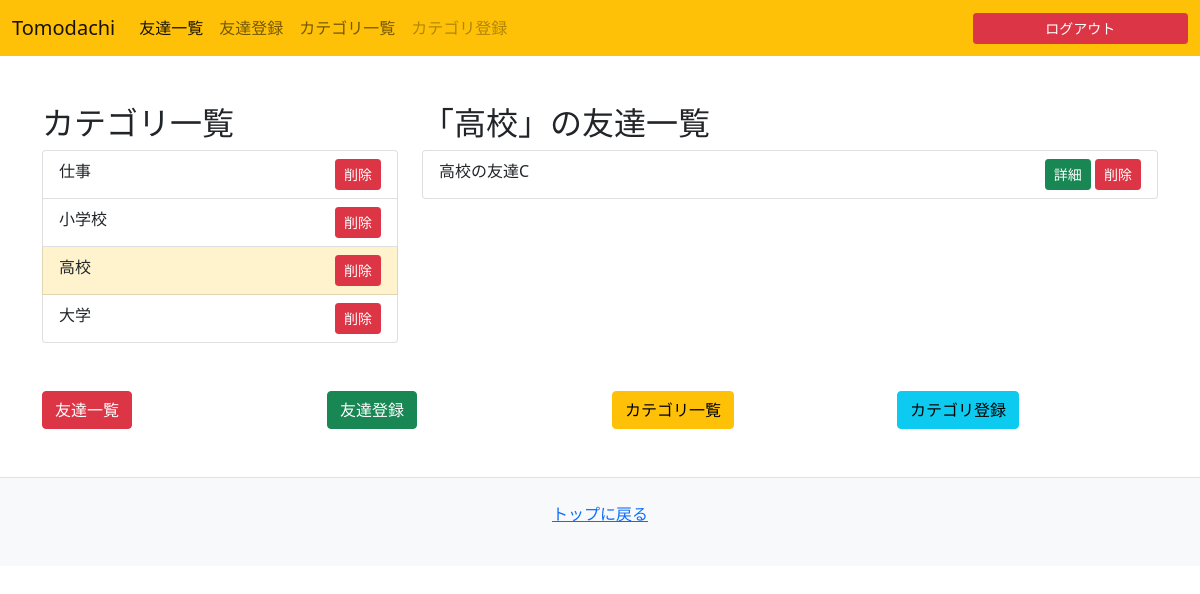
/category/11/ (signed in), run on the app's committed database.
### friendslist/models.py (models this page shows)
class Category(models.Model):
    name = models.CharField(default="", max_length=20)
    created_at = models.DateTimeField(auto_now_add=True)
    updated_at = models.DateTimeField(auto_now=True)
    user = models.ForeignKey(get_user_model(), on_delete=models.CASCADE)

class Friend(models.Model):
    name = models.CharField(default="", max_length=20)
    furigana = models.CharField(blank=True, null=True, max_length=20)
    nickname = models.CharField(blank=True, null=True, max_length=20)
    sex = models.IntegerField(default=0)
    birthday = models.DateField(blank=True, null=True, auto_now=False, auto_now_add=False)
    birthplace = models.CharField(blank=True, null=True, max_length=30)
    hobby = models.CharField(blank=True, null=True, max_length=30)
    company = models.CharField(blank=True, null=True, max_length=30)
    created_at = models.DateTimeField(auto_now_add=True)
    updated_at = models.DateTimeField(auto_now=True)
    category = models.ForeignKey(Category, on_delete=models.CASCADE, default=1)

### friendslist/views.py (the view)
# urls.py: path('category/<slug:pk>/', views.category_index),
def category_index(request, pk):
    user = request.user
    categories = Category.objects.filter(user=user)
    current_category = Category.objects.get(pk=pk)
    first_category = categories.first()
    friends = Friend.objects.filter(category=current_category)
    context = {
        'friends': friends,
        'categories': categories,
        'current_category': current_category,
        'first_category': first_category,
    }
    return render(request, 'friendslist/category/index.html', context)

### templates/friendslist/category/index.html (shortened to what this page needs)
{% extends 'friendslist/base.html' %}
{% block content %}
<main class="container mb-5">
    <div class="row">
        <div class="col col-md-4">
            <h2>カテゴリ一覧</h2>
            <ul class="list-group">
              {% for category in categories %}
                <li class="list-group-item {% if category.pk == current_category.pk %}list-group-item-warning{% endif %}">
                  <a href="/category/{{ category.pk }}" class="text-decoration-none text-dark">{{ category.name }}</a>
                  <a href="{% url 'category_delete' category.pk %}" class="btn btn-danger btn-sm float-end">削除</a>
                </li>
              {% endfor %}
              </ul>
        </div>
        <div class="column col-md-8">
          <h2>「{{ current_category.name }}」の友達一覧</h2>
          <ul class="list-group">
          {% for friend in friends %}
              <li class="list-group-item">
                {{ friend.name }}
                <div class="float-end">
                  <a href="{% url 'friend' friend.pk %}" class="btn btn-success btn-sm">詳細</a>
                  <a href="{% url 'delete' friend.pk %}" class="btn btn-danger btn-sm">削除</a>
                </div>
              </li>
          {% endfor %}
          </ul>
        </div>
    </div>
</main>
{% endblock %}

### data on the page
Category: name "仕事"
Category: name "小学校"
Category: name "高校"
Category: name "大学"
Friend: name "高校の友達C"
